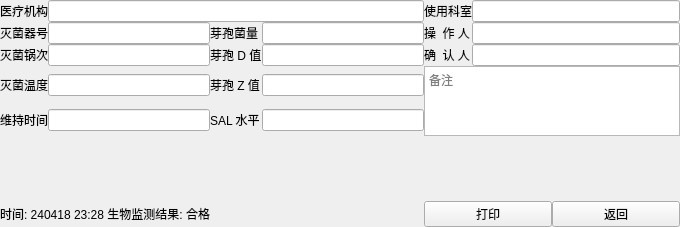
<?xml version="1.0" encoding="UTF-8"?>
<ui version="4.0">
 <class>SlotParams</class>
 <widget class="QWidget" name="SlotParams">
  <property name="geometry">
   <rect>
    <x>0</x>
    <y>0</y>
    <width>680</width>
    <height>227</height>
   </rect>
  </property>
  <property name="windowTitle">
   <string>Form</string>
  </property>
  <layout class="QGridLayout" name="gridLayout">
   <property name="leftMargin">
    <number>0</number>
   </property>
   <property name="topMargin">
    <number>0</number>
   </property>
   <property name="rightMargin">
    <number>0</number>
   </property>
   <property name="bottomMargin">
    <number>0</number>
   </property>
   <property name="spacing">
    <number>0</number>
   </property>
   <item row="0" column="1" colspan="3">
    <widget class="QLineEdit" name="lineEdit_5">
     <property name="class" stdset="0">
      <string>TopLineEdit</string>
     </property>
    </widget>
   </item>
   <item row="6" column="4" colspan="2">
    <layout class="QHBoxLayout" name="horizontalLayout">
     <item>
      <widget class="QPushButton" name="printButton">
       <property name="text">
        <string>打印</string>
       </property>
      </widget>
     </item>
     <item>
      <widget class="QPushButton" name="backButton">
       <property name="text">
        <string>返回</string>
       </property>
      </widget>
     </item>
    </layout>
   </item>
   <item row="0" column="5">
    <widget class="QLineEdit" name="lineEdit_10">
     <property name="text">
      <string/>
     </property>
     <property name="class" stdset="0">
      <string>TopLineEdit</string>
     </property>
    </widget>
   </item>
   <item row="2" column="3">
    <widget class="QLineEdit" name="lineEdit_7"/>
   </item>
   <item row="2" column="1">
    <widget class="QLineEdit" name="lineEdit_2"/>
   </item>
   <item row="2" column="0">
    <widget class="QLabel" name="label_3">
     <property name="text">
      <string>灭菌锅次</string>
     </property>
     <property name="class" stdset="0">
      <string>LeftLabel</string>
     </property>
    </widget>
   </item>
   <item row="3" column="4" rowspan="2" colspan="2">
    <widget class="QTextEdit" name="textEdit">
     <property name="placeholderText">
      <string>备注</string>
     </property>
    </widget>
   </item>
   <item row="1" column="3">
    <widget class="QLineEdit" name="lineEdit_6"/>
   </item>
   <item row="1" column="1">
    <widget class="QLineEdit" name="lineEdit"/>
   </item>
   <item row="4" column="0">
    <widget class="QLabel" name="label_5">
     <property name="text">
      <string>维持时间</string>
     </property>
     <property name="class" stdset="0">
      <string>LeftLabel</string>
     </property>
    </widget>
   </item>
   <item row="3" column="0">
    <widget class="QLabel" name="label_4">
     <property name="text">
      <string>灭菌温度</string>
     </property>
     <property name="class" stdset="0">
      <string>LeftLabel</string>
     </property>
    </widget>
   </item>
   <item row="3" column="2">
    <widget class="QLabel" name="label_8">
     <property name="text">
      <string>芽孢 Z 值</string>
     </property>
     <property name="class" stdset="0">
      <string>MiddleLabel</string>
     </property>
    </widget>
   </item>
   <item row="0" column="0">
    <widget class="QLabel" name="label">
     <property name="text">
      <string>医疗机构</string>
     </property>
     <property name="class" stdset="0">
      <string>TopLeftLabel</string>
     </property>
    </widget>
   </item>
   <item row="3" column="3">
    <widget class="QLineEdit" name="lineEdit_8"/>
   </item>
   <item row="4" column="3">
    <widget class="QLineEdit" name="lineEdit_9"/>
   </item>
   <item row="4" column="2">
    <widget class="QLabel" name="label_9">
     <property name="text">
      <string>SAL 水平</string>
     </property>
     <property name="class" stdset="0">
      <string>MiddleLabel</string>
     </property>
    </widget>
   </item>
   <item row="1" column="4">
    <widget class="QLabel" name="label_11">
     <property name="text">
      <string>操  作 人</string>
     </property>
     <property name="class" stdset="0">
      <string>MiddleLabel</string>
     </property>
    </widget>
   </item>
   <item row="0" column="4">
    <widget class="QLabel" name="label_10">
     <property name="text">
      <string>使用科室</string>
     </property>
     <property name="class" stdset="0">
      <string>MiddleLabel</string>
     </property>
    </widget>
   </item>
   <item row="2" column="2">
    <widget class="QLabel" name="label_7">
     <property name="text">
      <string>芽孢 D 值</string>
     </property>
     <property name="class" stdset="0">
      <string>MiddleLabel</string>
     </property>
    </widget>
   </item>
   <item row="2" column="4">
    <widget class="QLabel" name="label_12">
     <property name="text">
      <string>确  认 人</string>
     </property>
     <property name="class" stdset="0">
      <string>MiddleLabel</string>
     </property>
    </widget>
   </item>
   <item row="4" column="1">
    <widget class="QLineEdit" name="lineEdit_4"/>
   </item>
   <item row="2" column="5">
    <widget class="QLineEdit" name="lineEdit_12">
     <property name="text">
      <string/>
     </property>
    </widget>
   </item>
   <item row="1" column="2">
    <widget class="QLabel" name="label_6">
     <property name="text">
      <string>芽孢菌量</string>
     </property>
     <property name="class" stdset="0">
      <string>MiddleLabel</string>
     </property>
    </widget>
   </item>
   <item row="1" column="0">
    <widget class="QLabel" name="label_2">
     <property name="text">
      <string>灭菌器号</string>
     </property>
     <property name="class" stdset="0">
      <string>LeftLabel</string>
     </property>
    </widget>
   </item>
   <item row="1" column="5">
    <widget class="QLineEdit" name="lineEdit_11">
     <property name="text">
      <string/>
     </property>
    </widget>
   </item>
   <item row="6" column="0" colspan="4">
    <widget class="QLabel" name="infoLabel">
     <property name="text">
      <string>时间: 240418 23:28 生物监测结果: 合格</string>
     </property>
    </widget>
   </item>
   <item row="3" column="1">
    <widget class="QLineEdit" name="lineEdit_3"/>
   </item>
   <item row="5" column="4">
    <spacer name="verticalSpacer">
     <property name="orientation">
      <enum>Qt::Vertical</enum>
     </property>
     <property name="sizeHint" stdset="0">
      <size>
       <width>20</width>
       <height>40</height>
      </size>
     </property>
    </spacer>
   </item>
  </layout>
 </widget>
 <resources/>
 <connections/>
</ui>
